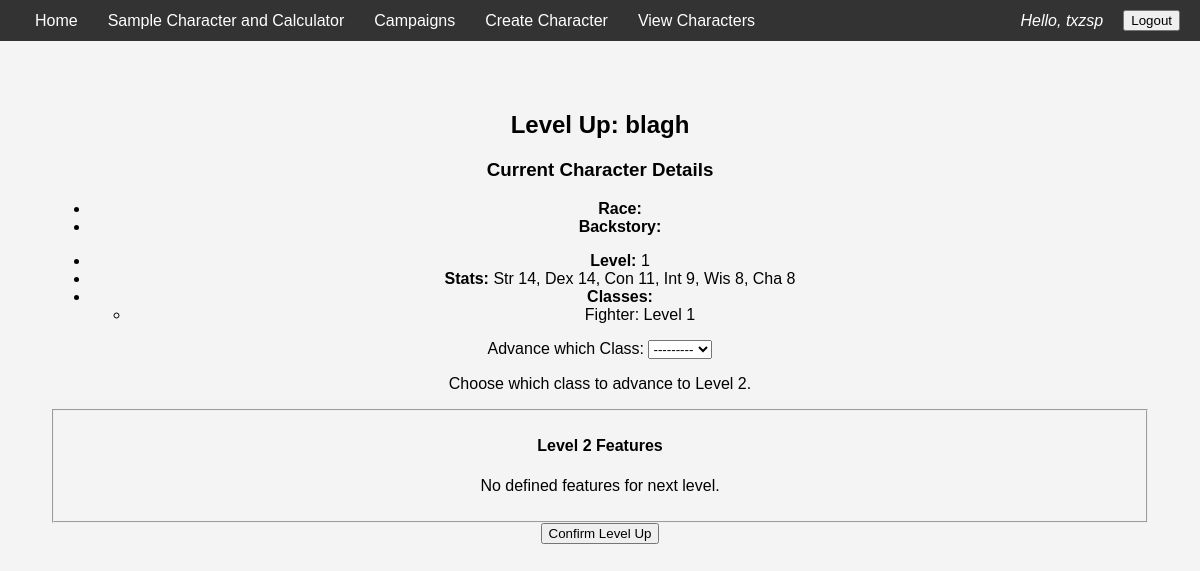
Screenshot of /characters/5/level-up/ (signed in) with the database file from the repository.
### characters/models.py (models this page shows, shortened)
class Character(models.Model):
    user               = models.ForeignKey(User, on_delete=models.CASCADE, related_name='characters')
    name               = models.CharField(max_length=255)
    race               = models.CharField(max_length=50)
    subrace            = models.CharField(max_length=50, blank=True)
    half_elf_origin    = models.CharField(max_length=20, blank=True)
    bg_combo           = models.CharField(max_length=10, blank=True)
    main_background    = models.CharField(max_length=50, blank=True)
    side_background_1  = models.CharField(max_length=50, blank=True)
    side_background_2  = models.CharField(max_length=50, blank=True)
    HP = models.IntegerField(blank=True, null = True)
    temp_HP = models.IntegerField( blank=True,  null = True)
    strength           = models.IntegerField(default=8)
    dexterity          = models.IntegerField(default=8)
    constitution       = models.IntegerField(default=8)
    intelligence       = models.IntegerField(default=8)
    wisdom             = models.IntegerField(default=8)
    charisma           = models.IntegerField(default=8)
    level              = models.PositiveIntegerField(default=0)
    backstory          = models.TextField(blank=True)
    campaign           = models.ForeignKey(
                            Campaign,
                            on_delete=models.SET_NULL,
                            null=True, blank=True,
                            related_name="characters"
                        )
    created_at         = models.DateTimeField(auto_now_add=True)

class CharacterClassProgress(models.Model):
    character       = models.ForeignKey(Character, on_delete=models.CASCADE, related_name='class_progress')
    character_class = models.ForeignKey(CharacterClass, on_delete=models.CASCADE)
    levels          = models.PositiveIntegerField(default=0)
    class Meta:
        unique_together = ('character', 'character_class')

class CharacterClass(models.Model):
    name        = models.CharField(max_length=100, unique=True)
    description = models.TextField(blank=True)
    class_ID = models.TextField(blank=True)
    hit_die     = models.PositiveSmallIntegerField(
                      choices=HIT_DIE_CHOICES,
                      default=8,
                      help_text="Your class’s Hit Die"
                  )
    def __str__(self):
        return self.name

### characters/views.py (the view, shortened to what this page needs)
# urls.py: path('<int:char_id>/level-up/', views.level_up, name='level_up'),
@login_required
def level_up(request, char_id):
    character = get_object_or_404(Character, id=char_id, user=request.user)
    form = LevelUpForm(request.POST or None, character=character)
    if character.level == 0:
        default_class = CharacterClass.objects.first()
        next_lvl = 1
    else:
        first_prog = character.class_progress.first()
        if first_prog:
            default_class = first_prog.character_class
            next_lvl = first_prog.levels + 1
        else:
            default_class = None
            next_lvl = None
    preview_features = []
    if default_class and next_lvl:
        try:
            cl = ClassLevel.objects.get(character_class=default_class, level=next_lvl)
            preview_features = cl.features
        except ClassLevel.DoesNotExist:
            preview_features = []
    feature_options = {
        'WZ11A': [
            'Abjuration','Conjuration','Divination','Enchantment','Evocation',
            'Illusion','Necromancy','Transmutation','War Magic','Biomancy',
            'Chronology','Psionics','Elemental Magic','Battle Mages'
        ]
    }
    context = {
        'character': character,
        'form': form,
        'total_level': character.level,
        'class_breakdown': character.class_progress.all(),
        'preview_features': preview_features,
        'feature_options': feature_options,
    }
    return render(request, 'characters/level_up.html', context)

### characters/forms.py
class LevelUpForm(forms.Form):
    base_class = forms.ModelChoiceField(
        queryset=CharacterClass.objects.all(),
        required=False,
        label="Choose a Class"
    )
    advance_class = forms.ModelChoiceField(
        queryset=CharacterClass.objects.none(),
        required=False,
        label="Advance which Class"
    )
    def __init__(self, *args, character=None, **kwargs):
        super().__init__(*args, **kwargs)
        if character:
            qs = CharacterClassProgress.objects.filter(character=character)
            self.fields['advance_class'].queryset = CharacterClass.objects.filter(
                pk__in=[p.character_class.pk for p in qs]
            )
        else:
            self.fields['advance_class'].queryset = CharacterClass.objects.none()

### characters/templates/characters/level_up.html (shortened to what this page needs)
{% extends "home/base.html" %}
{% block content %}
<h2>Level Up: {{ character.name }}</h2>
<div class="character-summary">
  <h3>Current Character Details</h3>
  <ul>
    <li><strong>Race:</strong> {{ character.final_race }}</li>
    <li><strong>Backstory:</strong> {{ character.backstory|linebreaks }}</li>
    <li><strong>Level:</strong> {{ total_level }}</li>
    <li><strong>Stats:</strong>
      Str {{ character.strength }}, Dex {{ character.dexterity }}, Con {{ character.constitution }},
      Int {{ character.intelligence }}, Wis {{ character.wisdom }}, Cha {{ character.charisma }}
    </li>
    <li><strong>Classes:</strong>
      {% if class_breakdown %}
        <ul>
          {% for p in class_breakdown %}
            <li>{{ p.character_class.name }}: Level {{ p.levels }}</li>
          {% endfor %}
        </ul>
      {% else %}
        <em>None assigned yet</em>
      {% endif %}
    </li>
  </ul>
</div>
<form method="post" id="levelUpForm">
  {% if total_level == 0 %}
    <div class="form-group">
      {{ form.base_class.label_tag }} {{ form.base_class }}
      <p>Select your base class for Level 1.</p>
    </div>
  {% else %}
    <div class="form-group">
      {{ form.advance_class.label_tag }} {{ form.advance_class }}
      <p>Choose which class to advance to Level {{ total_level|add:"1" }}.</p>
    </div>
  {% endif %}
  <fieldset>
      <h4>Level {{ total_level|add:"1" }} Features</h4>
      {% if features_data %}
        {% for feat in features_data %}
          <div>
           <label>{{ feat.tag }}</label>
            {% if feat.options %}
              <select name="feature_{{ feat.tag }}">
                <option value="">-- select --</option>
                {% for opt in feat.options %}
                  <option value="{{ opt }}">{{ opt }}</option>
               {% endfor %}
              </select>
            {% else %}
              <input
                type="text"
                name="feature_{{ feat.tag }}"
                placeholder="Provide {{ feat.tag }} details"
              />
            {% endif %}
          </div>
        {% endfor %}
      {% else %}
       <p>No defined features for next level.</p>
     {% endif %}
  </fieldset>
  <button type="submit">Confirm Level Up</button>
</form>
{% endblock %}

### home/templates/home/base.html (shortened to what this page needs)
<!DOCTYPE html>
<html lang="en">
<head>
</head>
<body>
  <div class="navbar">
    <div class="nav-links">
      <a href="{% url 'home' %}">Home</a>
      <a href="{% url 'character_creator' %}">Sample Character and Calculator</a>
      {% if user.is_authenticated %}
        <a href="{% url 'campaigns:campaign_list' %}">Campaigns</a>
      {% endif %}
      {% if user.is_authenticated %}
      <a href="{% url 'characters:create_character' %}">Create Character</a>
      {% endif %}
      {% if user.is_authenticated %}
      <a href="{% url 'characters:character_list' %}">View Characters</a>
      {% endif %}
    </div>
    <div class="nav-links">
      {% if user.is_authenticated %}
        <span class="user-info">Hello, {{ user.username }}</span>
        <form action="{% url 'accounts:logout' %}" method="post" style="display:inline;">
            <button type="submit">Logout</button>
          </form>
      {% else %}
        <a href="{% url 'accounts:login' %}">Login</a>
        <a href="{% url 'accounts:register' %}">Register</a>
      {% endif %}
    </div>
  </div>
  <div class="content">
    {% block content %}{% endblock %}
  </div>
</body>
</html>

### home/templates/home/base.html (style rules this page uses)
body { font-family: Arial, sans-serif; margin: 0; padding: 0; background-color: #f4f4f4; }
.navbar { background-color: #333; color: white; padding: 10px 20px; display: flex; justify-content: space-between; align-items: center; }
.navbar a { color: white; text-decoration: none; margin: 0 15px; }
.navbar .nav-links { display: flex; align-items: center; }
.navbar .user-info { margin-right: 20px; font-style: italic; }
.content { text-align: center; padding: 50px; }

### rows the page displays
Character: name "blagh", strength "14", dexterity "14", constitution "11", intelligence "9", wisdom "8", charisma "8"
CharacterClassProgress: character_class.name "Fighter", levels "1"

### other values shown
{{ user.username }} "txzsp"
{{ total_level }} "1"
{{ total_level|add:"1" }} "2"
